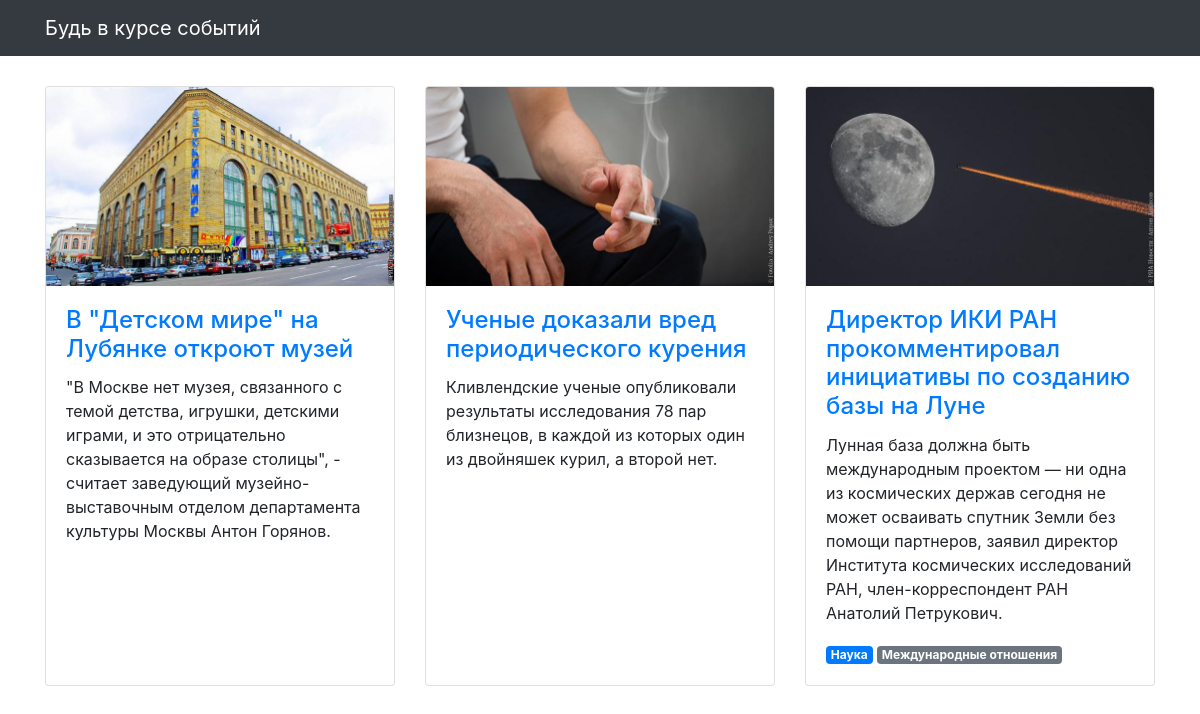
Before: / with the older database file.
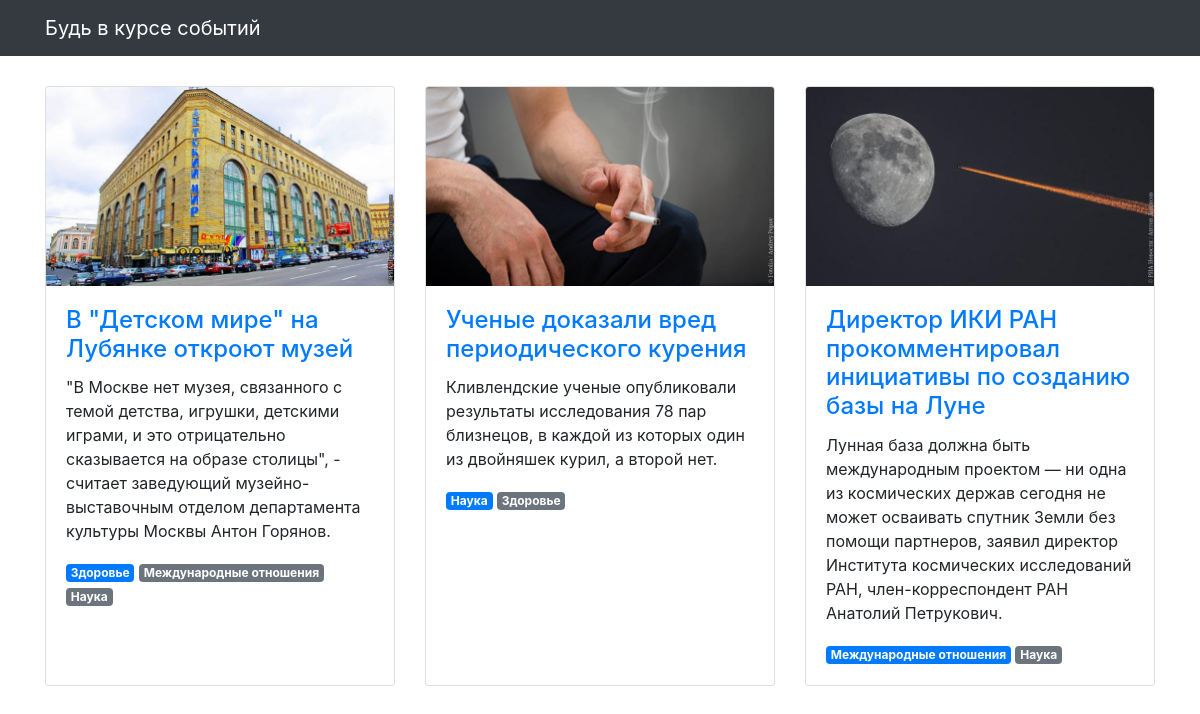
After: the same page with the newer database file.
### articles/models.py (models this page shows)
class Article(models.Model):
    title = models.CharField(max_length=256, verbose_name='Название')
    text = models.TextField(verbose_name='Текст')
    published_at = models.DateTimeField(verbose_name='Дата публикации')
    image = models.ImageField(null=True, blank=True, verbose_name='Изображение',)
    class Meta:
        verbose_name = 'Статья'
        verbose_name_plural = 'Статьи'
    def __str__(self):
        return self.title

class Hashtag(models.Model):
    name = models.CharField(max_length=35)
    members = models.ManyToManyField(Article,
                                     related_name='hashtag',
                                     through='Membership'
                                     )
    def __str__(self):
        return self.name

### articles/views.py (the view)
# urls.py: path('', articles_list, name='articles'),
def articles_list(request):
    template = 'articles/news.html'
    data_news = Article.objects.all()
    context = {'object_list': data_news, }
    return render(request, template, context)

### articles/templatetags/tag_filter.py (called while the page is built)
@register.filter
def tag_present(value):
    membership = Membership.objects.all()
    temp_tag_dict = {}
    for member in membership:
        if str(value) == str(member.article):
            temp_tag_dict[str(member.hashtag)] = str(member.main_tag)
    sorted_all_tag = sorted(temp_tag_dict.items(), key=operator.itemgetter(1), reverse=True)
    result_tag = []
    for tag in sorted_all_tag:
        sorted_list_tag = list(tag)[0]
        result_tag.append(sorted_list_tag)
    return result_tag

### templates/articles/news.html (shortened to what this page needs)
{% extends "articles/base.html" %}
{% load static %}
{% load tag_filter %}
{% block content %}
<div class="row">
  {% for article in object_list %}
  <div class="col-lg-4 col-sm-6 portfolio-item">
    <div class="card h-100">
      <a href="#"><img class="card-img-top" src="{% get_media_prefix %}{{ article.image }}" alt=""></a>
      <div class="card-body">
        <h4 class="card-title">
          <a href="#">{{ article.title }}</a>
        </h4>
        <p class="card-text">{{ article.text }}</p>
        {% for el in article.title|tag_present%}
          {% if forloop.first %}
            <span class="badge badge-primary">{{el}}</span>
          {% else %}
            <span class="badge badge-secondary">{{el}}</span>
          {% endif %}
        {% endfor %}
      </div>
    </div>
  </div>
  {% endfor %}
</div>
{% endblock %}

### templates/articles/base.html (shortened to what this page needs)
<!DOCTYPE html>
{% load static %}
<html>
  <head>
    <link href="{% static  "css/bootstrap.min.css"  %}" rel="stylesheet">
    <link href="{% static  "css/3-col-portfolio.css" %}" rel="stylesheet">
  </head>
  <body>
    <nav class="navbar navbar-expand-lg navbar-dark bg-dark fixed-top">
      <div class="container">
        <a class="navbar-brand" href="#">Будь в курсе событий</a>
      </div>
    </nav>
    <div class="container">{% block content %}{% endblock %}</div>
  </body>
</html>

### static/css/3-col-portfolio.css (style rules this page uses)
body { padding-top: 84px; padding-bottom: 84px; }
@media (min-width: 992px) { body { padding-top: 86px; padding-bottom: 86px; } }

Changed rows visible on the page:
added Hashtag: title "Здоровье", title "Здоровье"
Other visible differences:
new list line: "Международные отношения"
new list line: "Наука"
list line gone: "Международные отношения"
list line gone: "Наука"
